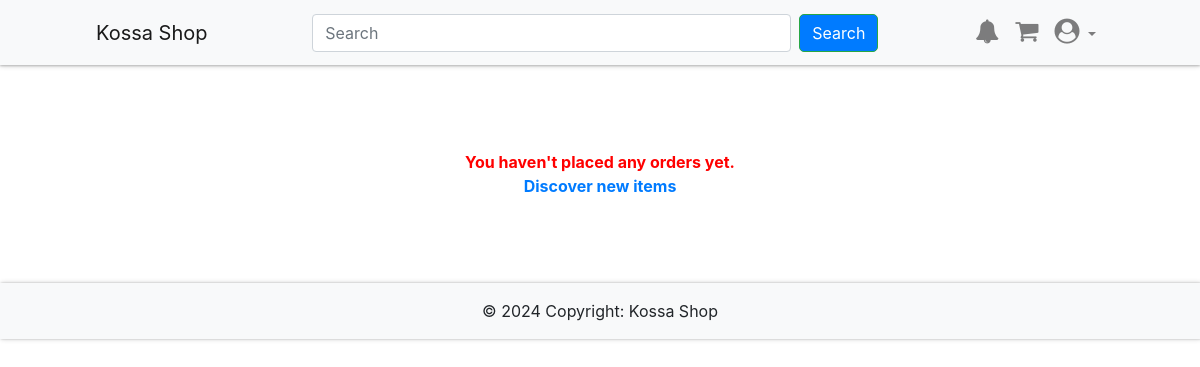
Before: /orders (signed in) with the older database file.
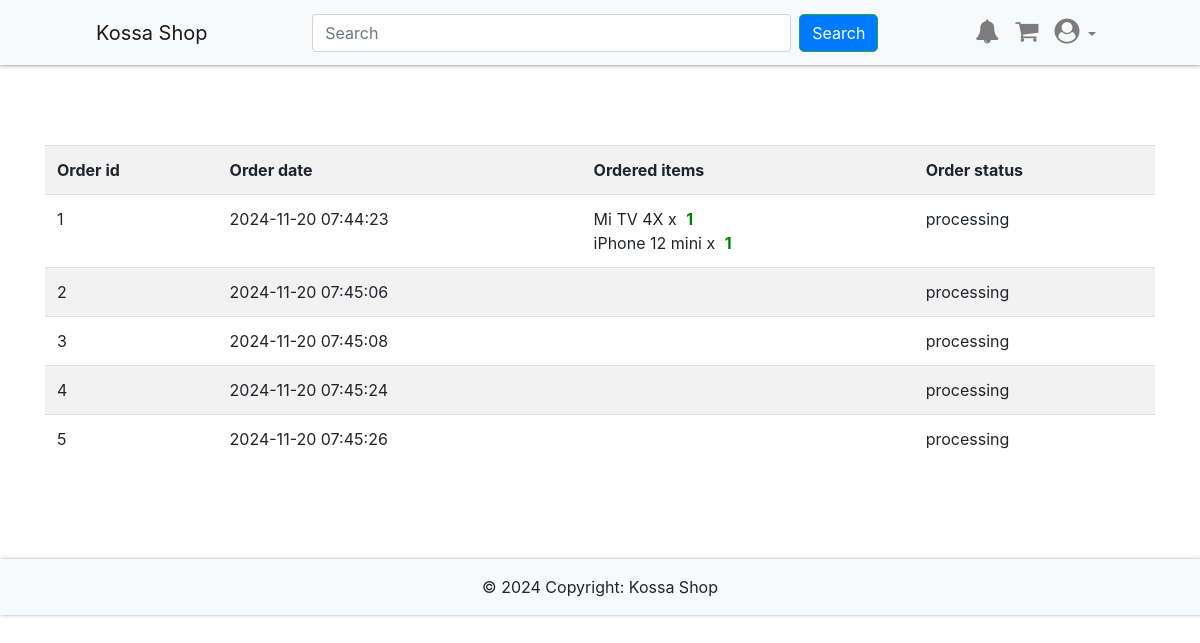
After: the same page with the newer database file.
### app/db_models.py (models this page shows)
class Order(db.Model):
    __tablename__ = "orders"
    id = db.Column(db.Integer, primary_key=True)
    uid = db.Column(db.Integer, db.ForeignKey('users.id'), nullable=False)
    date = db.Column(db.DateTime, nullable=False)
    status = db.Column(db.String(50), nullable=False)
    items = db.relationship("Ordered_item", backref="order")

class Ordered_item(db.Model):
    __tablename__ = "ordered_items"
    id = db.Column(db.Integer, primary_key=True)
    oid = db.Column(db.Integer, db.ForeignKey('orders.id'), nullable=False)
    itemid = db.Column(db.Integer, db.ForeignKey('items.id'), nullable=False)
    quantity = db.Column(db.Integer, db.ForeignKey('cart.quantity'), nullable=False)

class Item(db.Model):
    __tablename__ = "items"
    id = db.Column(db.Integer, primary_key=True)
    name = db.Column(db.String(100), nullable=False)
    price = db.Column(db.Float, nullable=False)
    category = db.Column(db.Text, nullable=False)
    image = db.Column(db.String(250), nullable=False)
    details = db.Column(db.String(250), nullable=False)
    price_id = db.Column(db.String(250), nullable=False)
    orders = db.relationship("Ordered_item", backref="item")
    in_cart = db.relationship("Cart", backref="item")

### app/__init__.py (the view)
@app.route('/orders')
@login_required
def orders():
	return render_template('orders.html', orders=current_user.orders)

### app/__init__.py (called while the page is built)
@app.context_processor
def inject_now():
	return {'now': datetime.utcnow()}

@login_manager.user_loader
def load_user(user_id):
	return User.query.get(user_id)

### app/templates/orders.html (shortened to what this page needs)
{% extends "base.html" %}
{% block content %}
    {% if not orders %}
		<div class="flash-error">
			You haven't placed any orders yet.<br>
			<a href="{{ url_for('home') }}">Discover new items</a>
		</div>
	{% else %}
    <table class="table table-striped">
        <tr>
            <th>Order id</th>
            <th>Order date</th>
			<th>Ordered items</th>
			<th>Order status</th>
        </tr>
    {% for order in orders %}
        <tr>
            <td>{{ order.id }}</td>
            <td>{{ order.date.strftime('%Y-%m-%d %H:%M:%S') }}</td>
			<td>
				{% for i in order.items %}
					{{ i.item.name }} x <span class="success">{{ i.quantity }}</span><br>
				{% endfor %}
			</td>
			<td>{{ order.status }}</td>
        </tr>
    {% endfor %}
    </table>
	{% endif %}
{% endblock %}

Changed rows visible on the page:
added Order: id "1", date "2024-11-20 07:44:23", status "processing"
added Ordered_item: item.name "Mi TV 4X", quantity "1"
added Ordered_item: item.name "iPhone 12 mini", quantity "1"
added Order: id "2", date "2024-11-20 07:45:06", status "processing"
added Order: id "3", date "2024-11-20 07:45:08", status "processing"
added Order: id "4", date "2024-11-20 07:45:24", status "processing"
added Order: id "5", date "2024-11-20 07:45:26", status "processing"
Other visible differences:
text no longer shown: "You haven't placed any orders yet. Discover new items"
text now shown: "Order id Order date Ordered items Order status"
